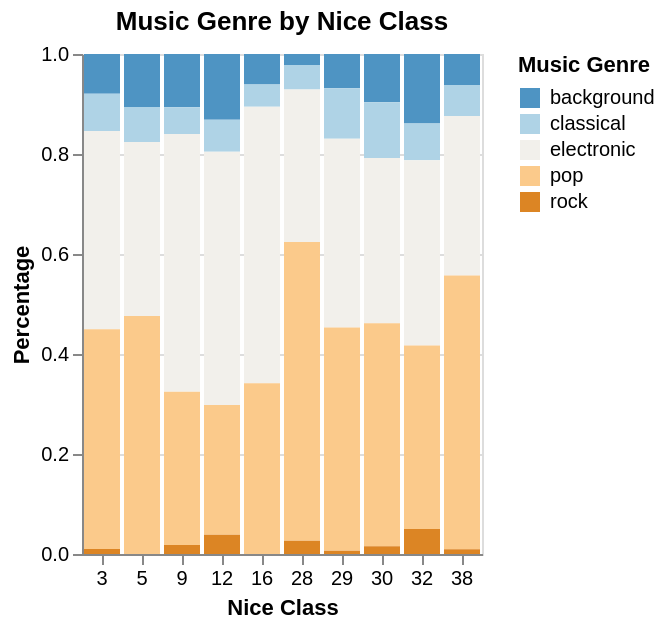

The specification (Vega-Lite) saved for this image:
### Vega-Lite specification from a JSON file in a GitHub repository (floating-point values rounded to 4 significant figures)
{"$schema": "https://vega.github.io/schema/vega-lite/v5.15.1.json", "config": {"view": {"continuousHeight": 300, "continuousWidth": 300}}, "data": {"name": "data-b1e872281c1ad48d7c0ba550eff84372"}, "datasets": {"data-b1e872281c1ad48d7c0ba550eff84372": [{"genre": "background", "nice_class": 3, "percentage": 0.07955}, {"genre": "background", "nice_class": 5, "percentage": 0.1062}, {"genre": "background", "nice_class": 9, "percentage": 0.1067}, {"genre": "background", "nice_class": 12, "percentage": 0.1315}, {"genre": "background", "nice_class": 16, "percentage": 0.06098}, {"genre": "background", "nice_class": 28, "percentage": 0.02212}, {"genre": "background", "nice_class": 29, "percentage": 0.06867}, {"genre": "background", "nice_class": 30, "percentage": 0.09641}, {"genre": "background", "nice_class": 32, "percentage": 0.139}, {"genre": "background", "nice_class": 38, "percentage": 0.0619}, {"genre": "classical", "nice_class": 3, "percentage": 0.07449}, {"genre": "classical", "nice_class": 5, "percentage": 0.0696}, {"genre": "classical", "nice_class": 9, "percentage": 0.05333}, {"genre": "classical", "nice_class": 12, "percentage": 0.06383}, {"genre": "classical", "nice_class": 16, "percentage": 0.04472}, {"genre": "classical", "nice_class": 28, "percentage": 0.04867}, {"genre": "classical", "nice_class": 29, "percentage": 0.1009}, {"genre": "classical", "nice_class": 30, "percentage": 0.1118}, {"genre": "classical", "nice_class": 32, "percentage": 0.07336}, {"genre": "classical", "nice_class": 38, "percentage": 0.0619}, {"genre": "electronic", "nice_class": 3, "percentage": 0.3965}, {"genre": "electronic", "nice_class": 5, "percentage": 0.348}, {"genre": "electronic", "nice_class": 9, "percentage": 0.5156}, {"genre": "electronic", "nice_class": 12, "percentage": 0.5068}, {"genre": "electronic", "nice_class": 16, "percentage": 0.5528}, {"genre": "electronic", "nice_class": 28, "percentage": 0.3053}, {"genre": "electronic", "nice_class": 29, "percentage": 0.3777}, {"genre": "electronic", "nice_class": 30, "percentage": 0.3303}, {"genre": "electronic", "nice_class": 32, "percentage": 0.3707}, {"genre": "electronic", "nice_class": 38, "percentage": 0.319}, {"genre": "pop", "nice_class": 3, "percentage": 0.4394}, {"genre": "pop", "nice_class": 5, "percentage": 0.4762}, {"genre": "pop", "nice_class": 9, "percentage": 0.3067}, {"genre": "pop", "nice_class": 12, "percentage": 0.2592}, {"genre": "pop", "nice_class": 16, "percentage": 0.3415}, {"genre": "pop", "nice_class": 28, "percentage": 0.5973}, {"genre": "pop", "nice_class": 29, "percentage": 0.4464}, {"genre": "pop", "nice_class": 30, "percentage": 0.4462}, {"genre": "pop", "nice_class": 32, "percentage": 0.3668}, {"genre": "pop", "nice_class": 38, "percentage": 0.5476}, {"genre": "rock", "nice_class": 3, "percentage": 0.0101}, {"genre": "rock", "nice_class": 5, "percentage": null}, {"genre": "rock", "nice_class": 9, "percentage": 0.01778}, {"genre": "rock", "nice_class": 12, "percentage": 0.03868}, {"genre": "rock", "nice_class": 16, "percentage": null}, {"genre": "rock", "nice_class": 28, "percentage": 0.02655}, {"genre": "rock", "nice_class": 29, "percentage": 0.006438}, {"genre": "rock", "nice_class": 30, "percentage": 0.01538}, {"genre": "rock", "nice_class": 32, "percentage": 0.05019}, {"genre": "rock", "nice_class": 38, "percentage": 0.009524}]}, "encoding": {"color": {"field": "genre", "legend": {"title": "Music Genre"}, "scale": {"scheme": "blueorange", "type": "quantize"}, "type": "nominal"}, "opacity": {"condition": {"param": "param_27", "value": 1}, "value": 0.2}, "tooltip": [{"field": "nice_class", "title": "Nice Class", "type": "quantitative"}, {"field": "genre", "title": "Music Genre", "type": "nominal"}, {"field": "percentage", "format": ".2f", "title": "Percentage", "type": "quantitative"}], "x": {"axis": {"labelAngle": 0, "title": "Nice Class"}, "field": "nice_class", "type": "nominal"}, "y": {"axis": {"title": "Percentage"}, "field": "percentage", "type": "quantitative"}}, "height": 250, "mark": {"type": "bar"}, "params": [{"bind": "legend", "name": "param_27", "select": {"fields": ["genre"], "type": "point"}}, {"bind": "scales", "name": "param_28", "select": {"encodings": ["x", "y"], "type": "interval"}}], "title": "Music Genre by Nice Class", "width": "container"}
